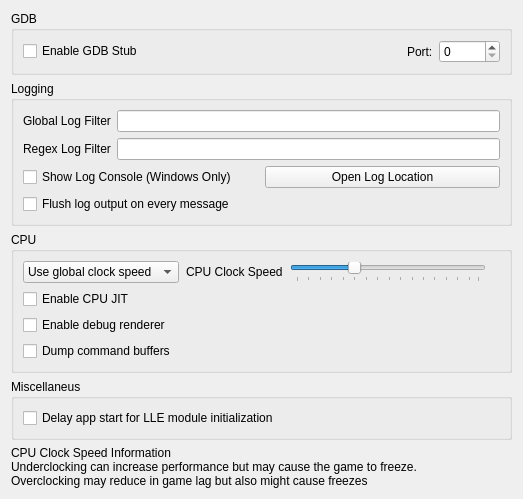
<?xml version="1.0" encoding="UTF-8"?>
<ui version="4.0">
 <class>ConfigureDebug</class>
 <widget class="QWidget" name="ConfigureDebug">
  <property name="geometry">
   <rect>
    <x>0</x>
    <y>0</y>
    <width>523</width>
    <height>458</height>
   </rect>
  </property>
  <property name="windowTitle">
   <string>Form</string>
  </property>
  <layout class="QVBoxLayout" name="verticalLayout_1">
   <item>
    <layout class="QVBoxLayout" name="verticalLayout_2">
     <item>
      <widget class="QGroupBox" name="groupBox">
       <property name="title">
        <string>GDB</string>
       </property>
       <layout class="QVBoxLayout" name="verticalLayout_3">
        <item>
         <layout class="QHBoxLayout" name="horizontalLayout_1">
          <item>
           <widget class="QCheckBox" name="toggle_gdbstub">
            <property name="text">
             <string>Enable GDB Stub</string>
            </property>
           </widget>
          </item>
          <item>
           <spacer name="horizontalSpacer">
            <property name="orientation">
             <enum>Qt::Horizontal</enum>
            </property>
            <property name="sizeHint" stdset="0">
             <size>
              <width>40</width>
              <height>20</height>
             </size>
            </property>
           </spacer>
          </item>
          <item>
           <widget class="QLabel" name="label_2">
            <property name="text">
             <string>Port:</string>
            </property>
           </widget>
          </item>
          <item>
           <widget class="QSpinBox" name="gdbport_spinbox">
            <property name="maximum">
             <number>65536</number>
            </property>
           </widget>
          </item>
         </layout>
        </item>
       </layout>
      </widget>
     </item>
    </layout>
   </item>
   <item>
    <widget class="QGroupBox" name="groupBox_2">
     <property name="title">
      <string>Logging</string>
     </property>
     <layout class="QVBoxLayout" name="verticalLayout">
      <item>
       <layout class="QHBoxLayout" name="horizontalLayout">
        <item>
         <widget class="QLabel" name="label">
          <property name="text">
           <string>Global Log Filter</string>
          </property>
         </widget>
        </item>
        <item>
         <widget class="QLineEdit" name="log_filter_edit"/>
        </item>
       </layout>
      </item>
      <item>
       <layout class="QHBoxLayout" name="horizontalLayout">
        <item>
         <widget class="QLabel" name="label_3">
          <property name="text">
           <string>Regex Log Filter</string>
          </property>
         </widget>
        </item>
        <item>
         <widget class="QLineEdit" name="log_regex_filter_edit"/>
        </item>
       </layout>
      </item>
      <item>
       <layout class="QHBoxLayout" name="horizontalLayout_2">
        <item>
         <widget class="QCheckBox" name="toggle_console">
          <property name="text">
           <string>Show Log Console (Windows Only)</string>
          </property>
         </widget>
        </item>
        <item>
         <widget class="QPushButton" name="open_log_button">
          <property name="text">
           <string>Open Log Location</string>
          </property>
         </widget>
        </item>
       </layout>
      </item>
      <item>
        <widget class="QCheckBox" name="instant_debug_log">
          <property name="text">
            <string>Flush log output on every message</string>
          </property>
          <property name="toolTip">
            <string>&lt;html&gt;&lt;body&gt;Immediately commits the debug log to file. Use this if citra crashes and the log output is being cut.&lt;br&gt;Enabling this feature will decrease performance, only use it for debugging purposes.&lt;/body&gt;&lt;/html&gt;</string>
          </property>
        </widget>
      </item>
     </layout>
    </widget>
   </item>
   <item>
    <widget class="QGroupBox" name="groupBox_4">
     <property name="title">
      <string>CPU</string>
     </property>
     <layout class="QGridLayout" name="gridLayout_2">
      <item row="1" column="0">
       <widget class="QWidget" name="clock_speed_widget" native="true">
        <layout class="QHBoxLayout" name="clock_speed_layout">
         <property name="spacing">
          <number>7</number>
         </property>
         <property name="leftMargin">
          <number>0</number>
         </property>
         <property name="topMargin">
          <number>0</number>
         </property>
         <property name="rightMargin">
          <number>0</number>
         </property>
         <property name="bottomMargin">
          <number>0</number>
         </property>
         <item>
          <widget class="QComboBox" name="clock_speed_combo">
           <item>
            <property name="text">
             <string>Use global clock speed</string>
            </property>
           </item>
           <item>
            <property name="text">
             <string>Set clock speed:</string>
            </property>
           </item>
          </widget>
         </item>
         <item>
          <widget class="QLabel" name="clock_speed_label">
           <property name="text">
            <string>CPU Clock Speed</string>
           </property>
          </widget>
         </item>
         <item>
          <widget class="QSlider" name="slider_clock_speed">
           <property name="toolTip">
            <string>&lt;html&gt;&lt;body&gt;Changes the emulated CPU clock frequency.&lt;br&gt;Underclocking can increase performance but may cause the game to freeze.&lt;br&gt;Overclocking may reduce in game lag but also might cause freezes&lt;/body&gt;&lt;/html&gt;</string>
           </property>
           <property name="minimum">
            <number>0</number>
           </property>
           <property name="maximum">
            <number>79</number>
           </property>
           <property name="singleStep">
            <number>5</number>
           </property>
           <property name="pageStep">
            <number>15</number>
           </property>
           <property name="value">
            <number>25</number>
           </property>
           <property name="orientation">
            <enum>Qt::Horizontal</enum>
           </property>
           <property name="tickPosition">
            <enum>QSlider::TicksBelow</enum>
           </property>
          </widget>
         </item>
         <item>
          <widget class="QLabel" name="clock_display_label">
           <property name="text">
            <string/>
           </property>
           <property name="alignment">
            <set>Qt::AlignRight|Qt::AlignTrailing|Qt::AlignVCenter</set>
           </property>
          </widget>
         </item>
        </layout>
       </widget>
      </item>
      <item row="2" column="0">
       <widget class="QCheckBox" name="toggle_cpu_jit">
        <property name="toolTip">
         <string>&lt;html&gt;&lt;head/&gt;&lt;body&gt;&lt;p&gt;Enables the use of the ARM JIT compiler for emulating the 3DS CPUs. Don't disable unless for debugging purposes&lt;/p&gt;&lt;/body&gt;&lt;/html&gt;</string>
        </property>
        <property name="text">
         <string>Enable CPU JIT</string>
        </property>
       </widget>
      </item>
      <item row="3" column="0">
       <widget class="QCheckBox" name="toggle_renderer_debug">
        <property name="text">
         <string>Enable debug renderer</string>
        </property>
       </widget>
      </item>
      <item row="4" column="0">
       <widget class="QCheckBox" name="toggle_dump_command_buffers">
        <property name="text">
         <string>Dump command buffers</string>
        </property>
       </widget>
      </item>
     </layout>
    </widget>
   </item>
    <item>
      <widget class="QGroupBox" name="groupBox_5">
        <property name="title">
          <string>Miscellaneus</string>
        </property>
        <layout class="QGridLayout" name="gridLayout_2">
          <item row="1" column="0">
            <widget class="QCheckBox" name="delay_start_for_lle_modules">
              <property name="toolTip">
                <string>&lt;html&gt;&lt;head/&gt;&lt;body&gt;&lt;p&gt;Introduces a delay to the first ever launched app thread if LLE modules are enabled, to allow them to initialize.&lt;/p&gt;&lt;/body&gt;&lt;/html&gt;</string>
              </property>
              <property name="text">
                <string>Delay app start for LLE module initialization</string>
              </property>
            </widget>
          </item>
        </layout>
      </widget>
    </item>
   <item>
    <widget class="QLabel" name="label_cpu_clock_info">
     <property name="text">
      <string>&lt;html&gt;&lt;head/&gt;&lt;body&gt;&lt;p&gt;CPU Clock Speed Information&lt;br/&gt;Underclocking can increase performance but may cause the game to freeze.&lt;br/&gt;Overclocking may reduce in game lag but also might cause freezes&lt;/p&gt;&lt;/body&gt;&lt;/html&gt;</string>
     </property>
     <property name="textFormat">
      <enum>Qt::RichText</enum>
     </property>
    </widget>
   </item>
   <item>
    <spacer name="verticalSpacer">
     <property name="orientation">
      <enum>Qt::Vertical</enum>
     </property>
     <property name="sizeHint" stdset="0">
      <size>
       <width>20</width>
       <height>40</height>
      </size>
     </property>
    </spacer>
   </item>
  </layout>
 </widget>
 <tabstops>
  <tabstop>toggle_gdbstub</tabstop>
  <tabstop>gdbport_spinbox</tabstop>
  <tabstop>log_filter_edit</tabstop>
  <tabstop>toggle_console</tabstop>
  <tabstop>open_log_button</tabstop>
 </tabstops>
 <resources/>
 <connections>
  <connection>
   <sender>toggle_gdbstub</sender>
   <signal>toggled(bool)</signal>
   <receiver>gdbport_spinbox</receiver>
   <slot>setEnabled(bool)</slot>
   <hints>
    <hint type="sourcelabel">
     <x>84</x>
     <y>157</y>
    </hint>
    <hint type="destinationlabel">
     <x>342</x>
     <y>158</y>
    </hint>
   </hints>
  </connection>
 </connections>
</ui>
